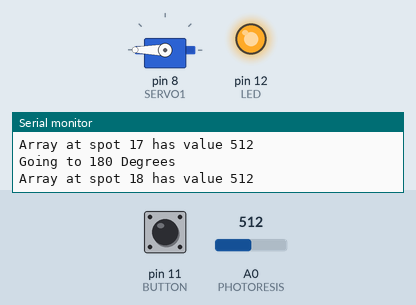
A sketch run on a simulated Arduino Uno, built with avr-gcc and run on an emulated ATmega328P. On the bench: servo, output pins drawn as LEDs (lit = HIGH), the last lines printed to the serial monitor. Inputs (shaded band) come from the test bench; at power-on: A0 (PHOTORESIS) = 512, pin 11 (BUTTON) HIGH.

Above: at 2.2 s.
2.3 s: A0 (PHOTORESIS) set to 306
At 4.13 s:
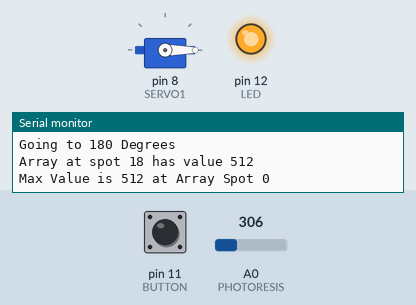
5.3 s: A0 (PHOTORESIS) set to 511
8.3 s: A0 (PHOTORESIS) set to 429
At 9.9 s:
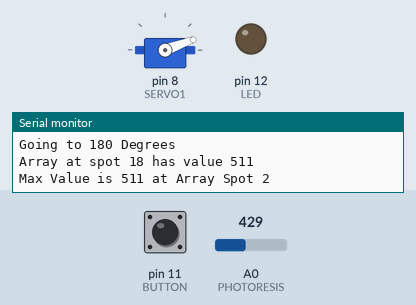
10.6 s: A0 (PHOTORESIS) set to 392
At 15.7 s:
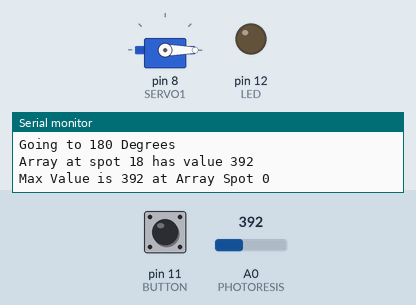
Timing chart, 0 to 16.1 s (numbered marks = the images above; inputs shaded):
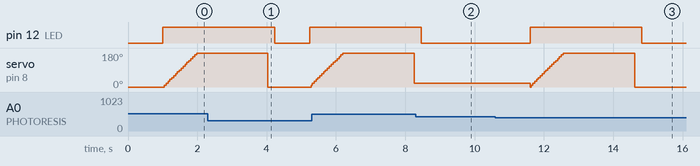

Measured:
- the behaviour switches between 411 and 410 on A0 (PHOTORESIS) (found by bisection; images 2 and 3)
- after the input at 10.6 s, pin 12 (LED): LOW → HIGH after 1.0 s, → LOW 3.2 s later

The sketch:

LightTracker.ino
```cpp
#include <Servo.h>    //including servo libaries
#define SERVO1 8
#define PHOTORESIS A0
#define BUTTON 11
#define LED 12

Servo s1;   //name of servo
int pos = 0;    //position variable for servo
int i = 0;    //variable for loops
int valueArray[20];   //Array to hold photoresistor values
int maxdegree = 18;   //maxdegree that servo can reach
int stepdegree = 10;    //servo will rotate in 10 degree increments
int maxValue = 0;   //global variable for max value of photoresistor
int locaofmaxValue = 0;   //location of the max value, At which degree was this
int counter = 0;

void setup() {
  s1.attach(SERVO1);    //assign pin to servo
  s1.write(pos);    //rotate server to 0
  delay(1000);
  Serial.begin(9600);
  Serial.println("Program will Start");
  pinMode(BUTTON, INPUT_PULLUP);    //assign pin to INPUT, PULLUP is used as a virtual resistor for the switch
  pinMode(LED, OUTPUT);   //assign pin to OUTPUT
}

void scan(){    //scan function will rotate servo from 0 to 180 tracking the values of the photoresistor
  digitalWrite(LED, HIGH);    //LED will turn on when scan is inilizied
  for(pos = 0; pos<= maxdegree; pos++){   //loop to go from 0 to 180 in 10 degree increments
    Serial.print("Going to " );Serial.print(pos*stepdegree);Serial.println(" Degrees");
    s1.write(pos*stepdegree);
    valueArray[pos] = analogRead(PHOTORESIS);   //at each spot of the array, record the value observed by the photoresistor
    Serial.print("Array at spot " );Serial.print(pos);Serial.print(" has value ");Serial.println(valueArray[pos]);
    delay(40);
  }
  delay(2000);
  s1.write(0);    //go back to 0
}

void maxvalueFinder(){    //this function will find the max value recorded by the photoresistor and at which degree that max value was found at
  maxValue = valueArray[i];
  locaofmaxValue = i;
  for(i = 0; i <= maxdegree; i++){    //standard algorthim to find max value
    if(valueArray[i] > maxValue){
      maxValue = valueArray[i];
      locaofmaxValue = i;
    }
  }
  Serial.print("Max Value is ");Serial.print(maxValue);Serial.print(" at Array Spot ");Serial.println(locaofmaxValue);
}

void movServo(){    //function to move the servo to the correct position with the greated value recorded by the photoresistor
  s1.write(locaofmaxValue*stepdegree);
  delay(200);
  counter = 1;
  digitalWrite(LED, LOW);
}
void loop() {
  if(counter == 0){   //main functions to find at which degree has the greatest amount of light reaching the photoresistor
    scan();
    maxvalueFinder();
    movServo();
  }
  if(counter == 1){   //once a max value is found and the servo is pointing to it
    int currentValue = analogRead(PHOTORESIS);    //keep reading the values from the photoresistor
    if(currentValue < maxValue-100 || digitalRead(BUTTON) == LOW){    //when the photoresistor value decreses or a button is pressed
      counter = 0;    //rerun main functions to find the new degree
      delay(1000);
    }
  }
}
```
